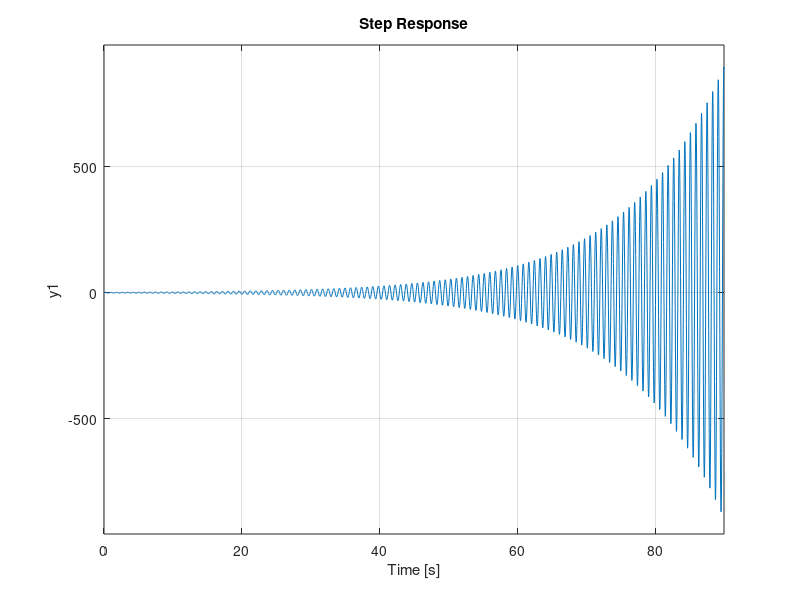

This figure's MATLAB source:
clear all
close all
clc

g1=tf([1],[1 1]);
g2=tf([1],[1 1 8]);
kc=12;
g3=tf([20],[1 1]);
h=tf(5,[1 0]);
t1=parallel(g1,g2);
t2=series(t1,kc);
t3=series(t2,g3);
SYS=feedback(t2,h,-1)
step(SYS)